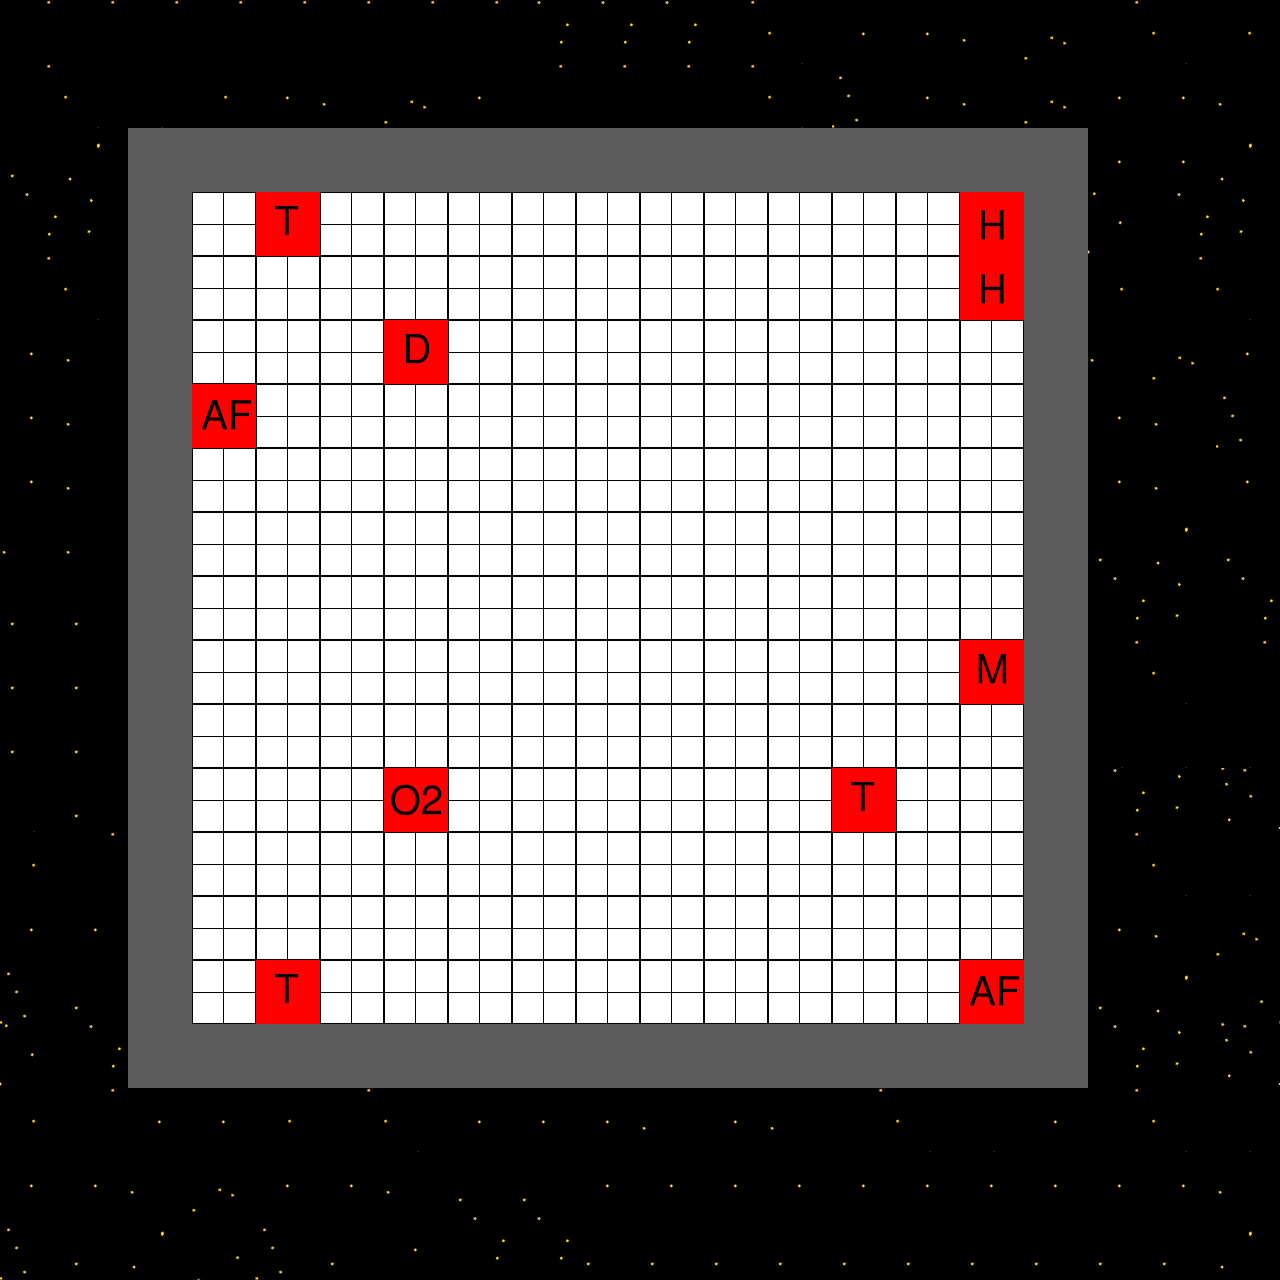

A 2D game scene composited from a Tiled map and its tileset images. What follows is a short description and the map's XML, with every tile layer's data as written:
An orthogonal 20x20 tile map with 64x64 px tiles, 2 tile layers (Tile Layer 1, Rooms) and 10 objects (3x Teleportation, 2x AirFilter, OxygenTank, Machinery, Healing, ...).

<map version="1.4" tiledversion="2020.10.30" orientation="orthogonal" renderorder="right-down" width="20" height="20" tilewidth="64" tileheight="64" infinite="0" nextlayerid="8" nextobjectid="74">
 <editorsettings>
  <chunksize width="64" height="64" />
 </editorsettings>
 <tileset firstgid="1" source="Tileset.tsx" />
 <layer id="1" name="Tile Layer 1" width="20" height="20">
  <data encoding="csv">
44,44,44,44,44,44,44,44,36,36,36,44,45,23,20,21,22,44,45,47,
44,45,46,47,20,21,22,23,44,44,44,44,45,31,20,21,22,23,20,21,
28,29,1,1,1,1,1,1,1,1,1,1,1,1,1,1,1,20,20,29,
36,37,1,9,35,9,9,9,9,9,9,9,9,9,9,11,1,39,36,37,
44,45,1,9,9,9,9,9,9,9,9,9,9,9,9,11,1,47,44,45,
20,21,1,9,9,9,27,9,9,9,9,9,9,9,9,9,1,21,22,23,
20,21,1,18,9,9,9,9,9,9,9,9,9,9,9,9,1,20,21,31,
20,21,1,9,9,9,9,9,9,9,9,9,9,9,9,9,1,20,21,20,
21,21,1,9,9,9,9,9,9,9,9,9,9,9,9,9,1,28,29,28,
28,28,1,9,9,9,9,9,9,9,9,9,9,9,9,9,1,36,37,36,
28,28,1,9,9,9,9,9,9,9,9,9,9,9,9,26,1,44,45,44,
28,28,1,9,9,9,9,9,9,9,9,9,9,9,9,9,1,46,46,46,
46,28,1,9,9,9,3,9,9,9,9,9,9,35,9,9,1,36,37,38,
47,44,1,9,9,9,9,9,9,9,9,9,9,9,9,9,1,44,45,46,
23,20,1,9,9,9,9,9,9,9,9,9,9,9,9,9,1,20,21,22,
31,28,1,9,35,9,9,9,9,9,9,9,9,9,9,18,1,28,29,30,
39,36,1,1,1,1,1,1,1,1,1,1,1,1,1,1,1,36,37,38,
47,44,20,20,47,44,45,20,20,20,21,20,21,44,45,46,20,44,45,46,
23,20,21,22,23,20,21,28,28,20,20,20,20,20,20,20,20,20,20,21,
31,28,29,30,31,28,20,36,36,28,28,28,28,28,28,28,28,28,28,29
</data>
 </layer>
 <layer id="5" name="Rooms" width="20" height="20">
  <data encoding="csv">
0,0,0,0,0,0,0,0,0,0,0,0,0,0,0,0,0,0,0,0,
0,0,0,0,0,0,0,0,0,0,0,0,0,0,0,0,0,0,0,0,
0,0,0,0,0,0,0,0,0,0,0,0,0,0,0,0,0,0,0,0,
0,0,0,2,0,2,2,2,2,2,2,2,2,2,2,0,0,0,0,0,
0,0,0,2,2,2,2,2,2,2,2,2,2,2,2,0,0,0,0,0,
0,0,0,2,2,2,0,2,2,2,2,2,2,2,2,2,0,0,0,0,
0,0,0,0,2,2,2,2,2,2,2,2,2,2,2,2,0,0,0,0,
0,0,0,2,2,2,2,2,2,2,2,2,2,2,2,2,0,0,0,0,
0,0,0,2,2,2,2,2,2,2,2,2,2,2,2,2,0,0,0,0,
0,0,0,2,2,2,2,2,2,2,2,2,2,2,2,2,0,0,0,0,
0,0,0,2,2,2,2,2,2,2,2,2,2,2,2,0,0,0,0,0,
0,0,0,2,2,2,2,2,2,2,2,2,2,2,2,2,0,0,0,0,
0,0,0,2,2,2,0,2,2,2,2,2,2,0,2,2,0,0,0,0,
0,0,0,2,2,2,2,2,2,2,2,2,2,2,2,2,0,0,0,0,
0,0,0,2,2,2,2,2,2,2,2,2,2,2,2,2,0,0,0,0,
0,0,0,2,0,2,2,2,2,2,2,2,2,2,2,0,0,0,0,0,
0,0,0,0,0,0,0,0,0,0,0,0,0,0,0,0,0,0,0,0,
0,0,0,0,0,0,0,0,0,0,0,0,0,0,0,0,0,0,0,0,
0,0,0,0,0,0,0,0,0,0,0,0,0,0,0,0,0,0,0,0,
0,0,0,0,0,0,0,0,0,0,0,0,0,0,0,0,0,0,0,0
</data>
 </layer>
 <objectgroup id="7" name="Room Labels">
  <object id="52" x="512" y="512" width="256" height="64">
   <text fontfamily="Noto Sans" pixelsize="35" wrap="1" bold="1" halign="center" valign="center">Bar</text>
  </object>
 </objectgroup>
 <objectgroup id="6" name="Systems">
  <object id="57" name="OxygenTank" x="384" y="768" width="64" height="64" />
  <object id="63" name="Machinery" x="958" y="640" width="64" height="62" />
  <object id="64" name="Healing" x="960" y="192" width="64" height="128" />
  <object id="65" name="AirFilter" x="192" y="382" width="66" height="64" />
  <object id="66" name="Drinks" x="384" y="320" width="64" height="64" />
  <object id="69" name="Teleportation" x="832" y="768" width="64" height="64" />
  <object id="71" name="Teleportation" x="258" y="958" width="64" height="64" />
  <object id="72" name="AirFilter" x="961" y="958" width="66" height="64" />
  <object id="73" name="Teleportation" x="254" y="192" width="64" height="64" />
 </objectgroup>
</map>